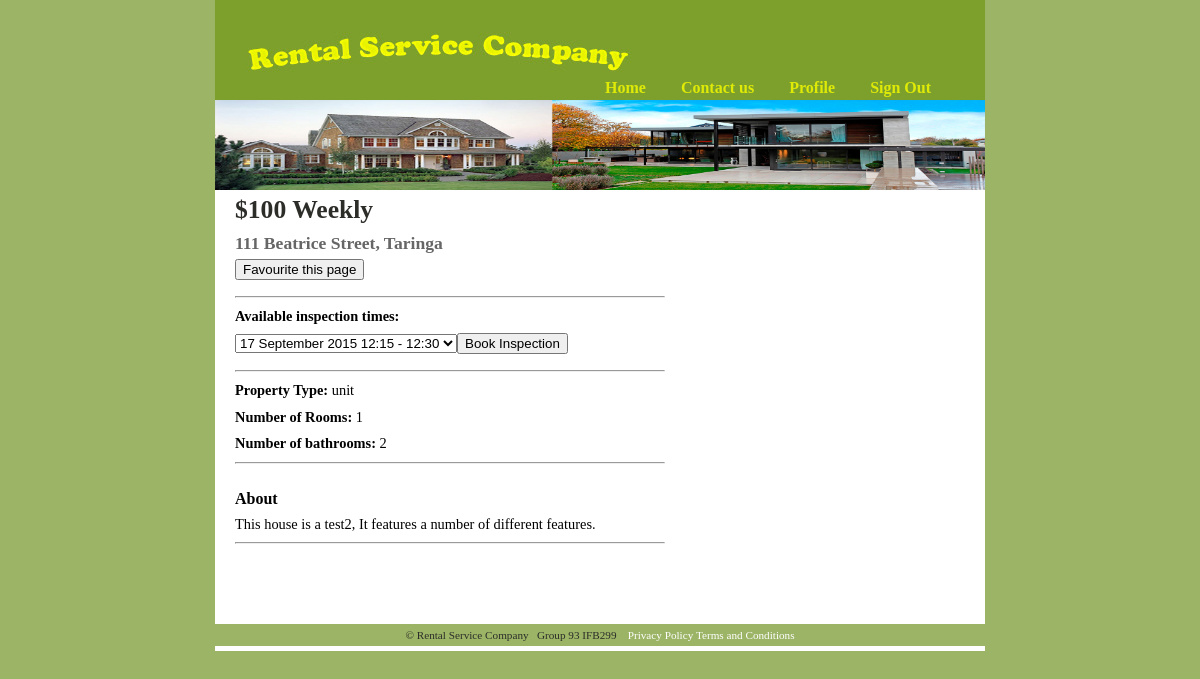
The app's page /properties_page.php?ID=4 (signed in) with its own data.
### tables this page shows
CREATE TABLE `property_details` (
	`propertyid` int NOT NULL AUTO_INCREMENT,
	`tenantid`  int,
	`street_address` VARCHAR(50) NOT NULL,
	`suburb` VARCHAR(50) NOT NULL,
	`number_rooms` int NOT NULL,
	`property_type` VARCHAR(20) NOT NULL,
	`furnished` boolean Not null,
	`number_bathrooms` int NOT NULL,
	`description` VARCHAR(250) NOT NULL,
	`rent_amt` int NOT NULL,
	`gumtree_url` varchar(150),
	`inspection_time1` varchar(50) NOT NULL,	
	`inspection_time2` varchar(50) NOT NULL,	
	`posted` boolean NOT NULL,	
  PRIMARY KEY (`propertyid`)
);

### properties_page.php (the view, shortened to what this page needs)
<html xmlns="http://www.w3.org/1999/xhtml">
<?php
include 'connection.php';
	$p_id = $_GET['ID'];
	if (isset($_SESSION['t_id']))
	{
		$tenantid = $_SESSION['t_id'];
	}
	else
	{
		$tenantid = 0;
	}
			try {
					$pdo = new PDO("mysql:host=$dbhost;dbname=$dbname",$dbuser,$dbpass);
					$pdo->setAttribute(PDO::ATTR_ERRMODE, PDO::ERRMODE_EXCEPTION);
					$recordset = $pdo->query("SELECT * FROM property_details WHERE propertyid = '$p_id'")->fetchAll(PDO::FETCH_ASSOC);
					$favs = $pdo->prepare("SELECT count(*) FROM tenant_favourites WHERE propertyid = '$p_id' AND tenantid = $tenantid");
					$favs->execute();
					$favourite_count = $favs->fetchColumn();
					$recCount = $pdo->prepare("SELECT count(*) FROM property_details WHERE propertyid = '$p_id'");
					$recCount->execute();
					$num_properties = $recCount->fetchColumn();
					$inspectionCount = $pdo->prepare("SELECT count(*) FROM tenant_registration WHERE propertyid = '$p_id' AND tenantid = '$tenantid'");
					$inspectionCount->execute();
					$num_inspections = $inspectionCount->fetchColumn();
				}
			catch(PDOException $e)
				{
					echo $e->getMessage();
				}
?>
<head>
    <link href="main_11.css" rel="stylesheet" type="text/css"/>
</head>
<body>
<div id="outside">
	<div id="header">
		<br>
			<div id="Menu">
				<?php include 'menu.php'; ?>
			</div>
	</div>
	<div id="secondBanner">
		<img src="images/house3.jpg" width="770" height="90" alt="welcome to Property Service"/>
	</div>
	<div id="bigContent">
			<div id="secondContent">
			<?php
			if ($num_properties == 0)
			{
				echo "<h3>Property not found</h3>";
			}
			else
			{
				foreach ($recordset as $record)
				{
					echo "<h1>$",$record['rent_amt'], " Weekly</h1>";
					echo "<h3>",$record['street_address'],", ",$record['suburb'],  "</h3>";
					if ($tenantid == 0)
					{
						echo "<p>Must login to favourite page or book inspection times</p>";
						echo '<p><a href="signin.php" target="_blank">Click here to sign in.</a></p>';
					}
					else if ($favourite_count > 0)
					{
						echo '<form name="registration" method="POST"  action="favourite_page.php?ID=',$p_id, '&method=remove"', 'onsubmit="">';
						echo '<p><input class="favourite_page" type="submit" value="Unfavourite this page"> </p>';
						echo '</form>';
					}
					else
					{
						echo '<form name="registration" method="POST"  action="favourite_page.php?ID=',$p_id, '&method=add"', 'onsubmit="">';
						echo '<p><input class="favourite_page" type="submit" value="Favourite this page"> </p>';
						echo '</form>';
					}
					echo "<hr></hr>";
					echo '<p><b>Available inspection times:</b>', "</p>";
					if ($tenantid == 0)
					{
						echo "<p>", $record['inspection_time1'], '</p>';
						echo "<p>", $record['inspection_time2'], "</p>";
					}
					else
					{
						echo '<form method="POST" action="process_inspection.php?ID=', $p_id, '">';
						foreach ($recordset as $inspection)
						{
							echo '<p>';
							echo '<select name="timeOption">';
							echo '<option value="', $inspection['inspection_time1'], '">', $inspection['inspection_time1'], '</option>';
							echo '</select>';
							if ($num_inspections == 0)
							{
								echo '<input type="submit" value="Book Inspection">';
							}
							else
							{
								echo '<p> You have already booked an inspection</p>';
							}
							echo '</p>';
						}
						echo '</form>';
					}
					echo "<HR></HR>";
					echo "<p><b>Property Type: </b>",$record['property_type'],  "</p>";
					echo "<p><b>Number of Rooms: </b>",$record['number_rooms'],  "</p>";
					echo "<p><b>Number of bathrooms: </b>",$record['number_bathrooms'],  "</p>";
					echo "<hr> </hr>";
					echo "<b><Br>About</BR></b><p>", $record['description'], "</p>";
					echo "<hr></hr>";
				}
			}
			?>
				<br>
				<br>
				<br>
				<br>
			</div>
				<div id="news">
				</div>
	</div>
</div>
		<div id="footer">
			<p> &#169; Rental Service Company &nbsp; Group 93 IFB299 &nbsp;&nbsp;
				<a href="privacy.html"> Privacy Policy</a>
				<a href="term.html"> Terms and Conditions</a>
			</p>
		</div>
</body>
</html>

### main_11.css (style rules this page uses)
body { font-family: "Century Gothic"; background: #9cb466; margin: 0; padding: 0; }
p, h1, h2, h3, h4, li { margin: 1ex 1em; }
div#outside { width: 770px; margin: 0 auto; background: #ffffff url(images/sky3.jpg);no-repeat; height:100px; }
div#header { height: 100px; position: relative; }
div#secondBanner { height: 90px; }
div#bigContent { background-color: #ffffff; padding:5px; }
#header #Menu { position: absolute; left: 380px; bottom: 0; }
#bigContent div#secondContent { float: left; width: 430px; margin: 0; padding: 0 15px; }
#secondContent p { font-family: "Century Gothic"; font-size: .9em; line-height: 1.4em; color: #000; margin: 1ex 0; }
#secondContent h1, #secondContent h2, #secondContent h3, #secondContent h4 { font-family: "Century Gothic"; }
#secondContent h1 { font-size: 1.6em; font-weight: bold; color: 2c2d29; margin: 0 0 .4ex 0; }
#secondContent h3 { font-size: 1.1em; font-weight: bold; color: #666; margin: 1ex 0 -.2ex 0; }
div#footer { clear: both; background: #9cb466; margin: 0 auto; padding: 5px; }
#footer p { font-family: "Century Gothic"; font-size: .70em; color: 2c2d29; margin: 0; padding: 0; text-align: center; }
#footer a { color: ffffff; text-decoration: none; }

### records on screen
property_details: rent_amt "100", street_address "111 Beatrice Street", suburb "Taringa", timeOption "17 September 2015 12:15 - 12:30", property_type "unit", number_rooms "1", number_bathrooms "2", description "This house is a test2, It features a number of different features."
